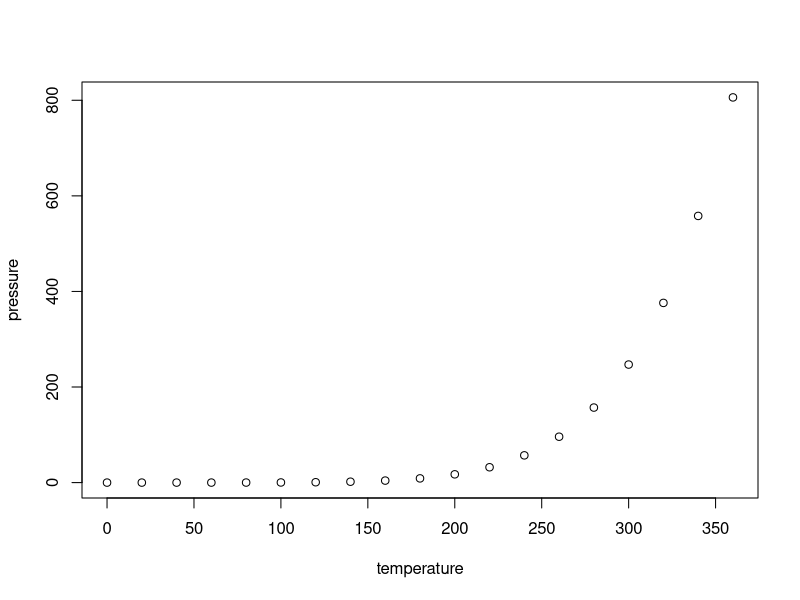
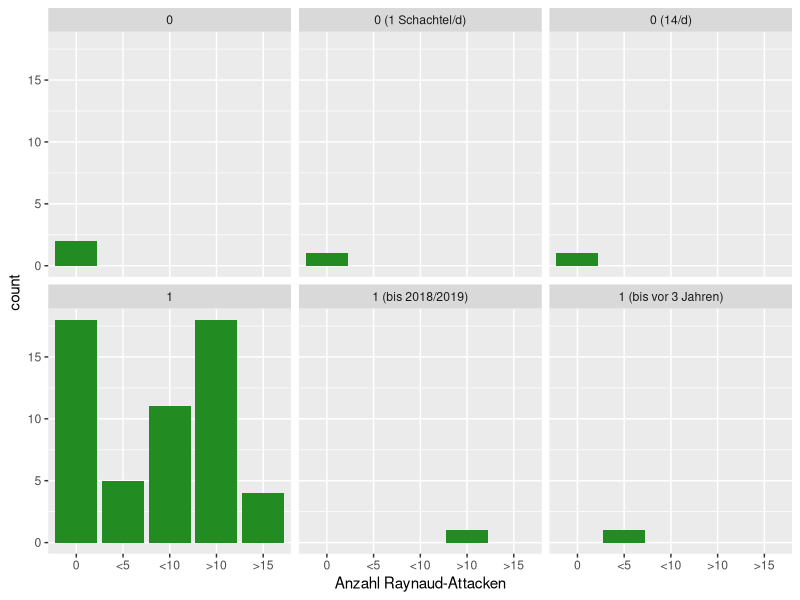
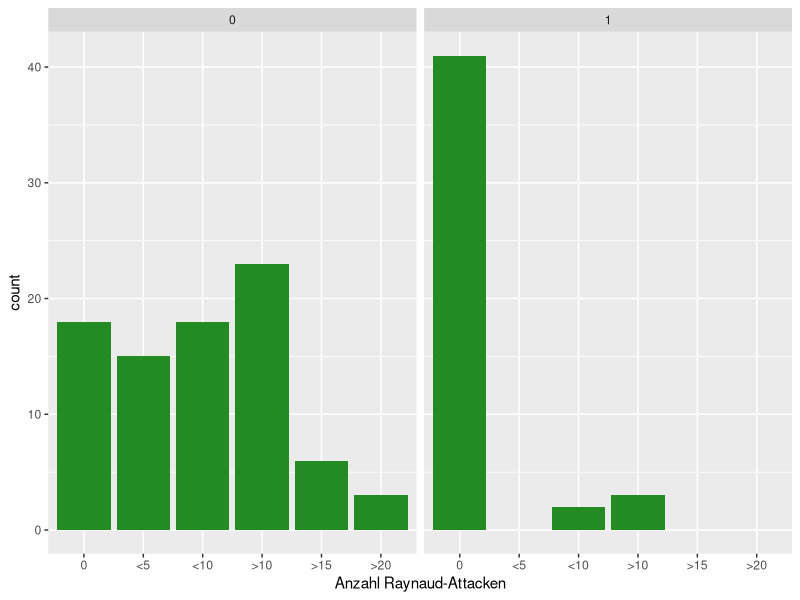
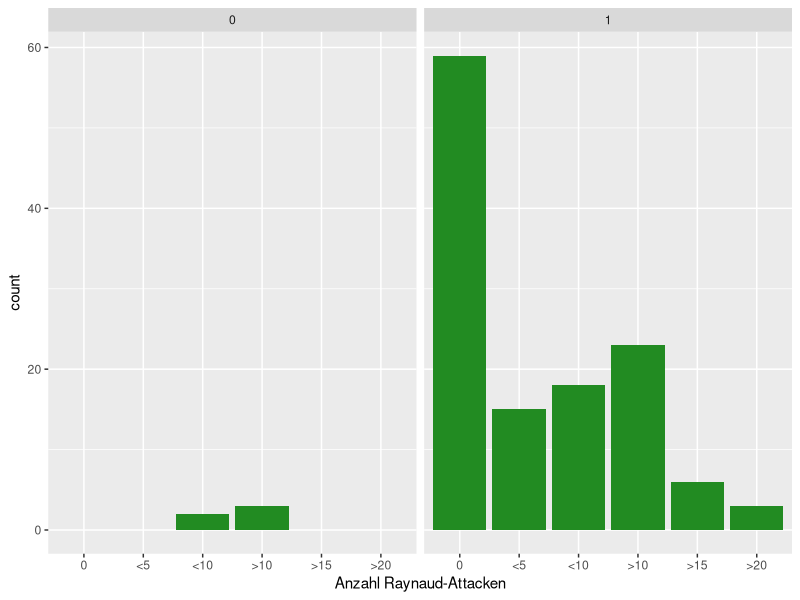
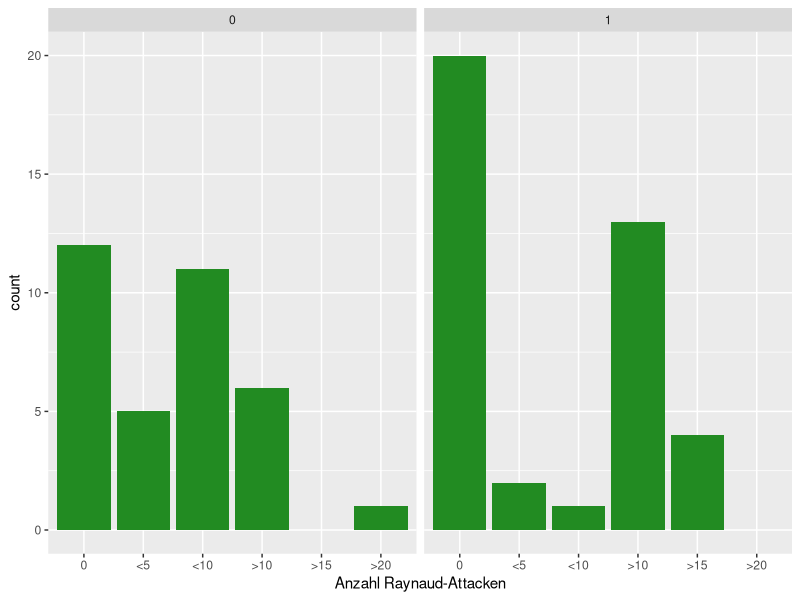
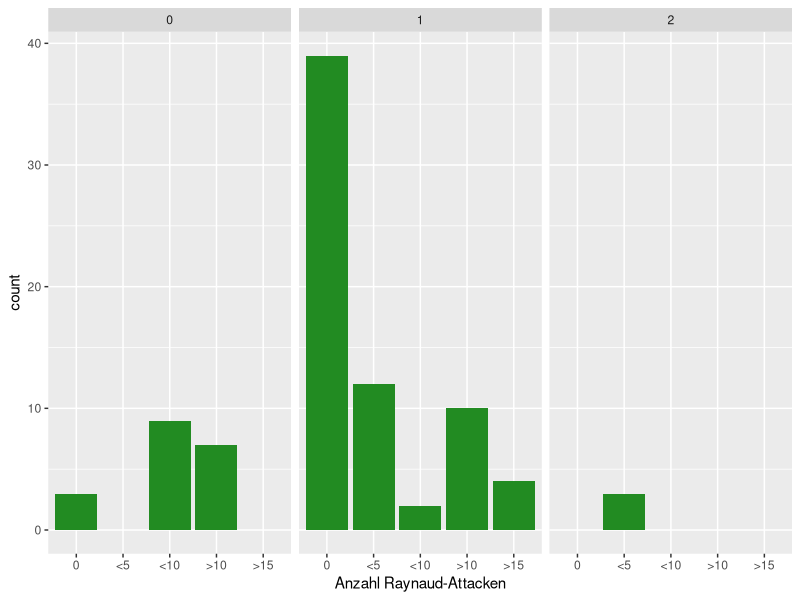
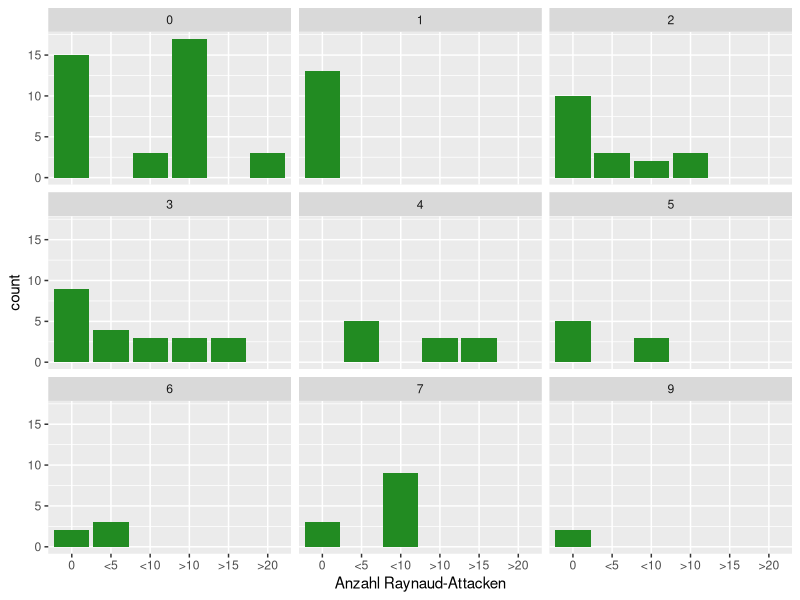
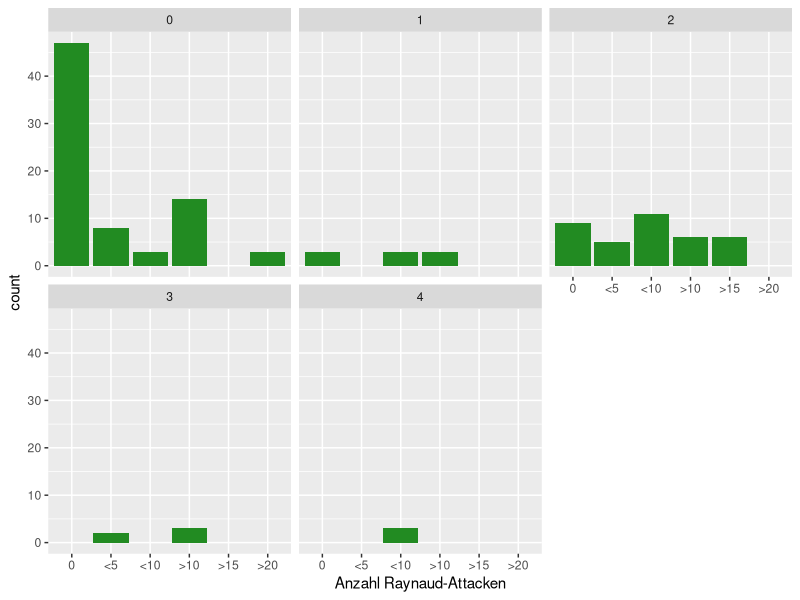

These figures' R source, in order:
## ---- chunk 1
knitr::opts_chunk$set(echo = TRUE)
## ---- chunk 2
summary(cars)
## ---- chunk 3
plot(pressure)
## ---- chunk 4
library(tidyverse)
library(ggplot2)
library(readr)
Daten <- read_csv("Daten.csv")

#### To do: Achsen benennen, Farben 0 und 1, lila (Riskofaktor) und türkis

### kein Raynaud -> keine Attacken, Raynaud -> evtl. keine Attacken

#### Rauchen (ohne NA)
Daten_Rauchen <- data.frame (Daten$Rauchen, Daten$`Anzahl Raynaud Attacken`)
Daten_Rauchen <- na.omit(Daten_Rauchen) %>%
  group_by(Daten..Anzahl.Raynaud.Attacken., Daten.Rauchen) %>%
  summarise(count=n()) %>%
  arrange(factor(Daten..Anzahl.Raynaud.Attacken., levels = c('0', '<5', '<10', '>10', '>15', '>20'), ordered = TRUE))

order_level = c('0', '<5', '<10', '>10', '>15', '>20')

ggplot(Daten_Rauchen) + aes(x= factor(Daten..Anzahl.Raynaud.Attacken., level = c('0', '<5', '<10', '>10', '>15', '>20')), y=count)+
  geom_bar(stat='identity', fill="forest green")+
  facet_wrap(~Daten.Rauchen) + xlab ("Anzahl Raynaud-Attacken")

## noch zu erledigen: Text hinter 0 und 1 entfernen oder Zeilen entfernen -> alle Raucher

#### Medikamente
Daten_Medikamente <- data.frame (Daten$Therapie, Daten$`Anzahl Raynaud Attacken`)
Daten_Medikamente <- na.omit(Daten_Medikamente) %>%
  group_by(Daten..Anzahl.Raynaud.Attacken., Daten.Therapie) %>%
  summarise(count=n()) %>%
  arrange(factor(Daten..Anzahl.Raynaud.Attacken., levels = c('0', '<5', '<10', '>10', '>15', '>20'), ordered = TRUE))

ggplot(Daten_Medikamente) + aes(x= factor(Daten..Anzahl.Raynaud.Attacken., level = c('0', '<5', '<10', '>10', '>15', '>20')), y=count)+
  geom_bar(stat='identity', fill="forest green")+
  facet_wrap(~Daten.Therapie) + xlab ("Anzahl Raynaud-Attacken")

## Unterscheidung Gruppen


#### externe Phototherapie
Daten_Phototherapie <- data.frame (Daten$`ex. Photo.`, Daten$`Anzahl Raynaud Attacken`)
Daten_Phototherapie <- na.omit(Daten_Phototherapie) %>%
  group_by(Daten..Anzahl.Raynaud.Attacken., Daten..ex..Photo..) %>%
  summarise(count=n()) %>%
  arrange(factor(Daten..Anzahl.Raynaud.Attacken., levels = c('0', '<5', '<10', '>10', '>15', '>20'), ordered = TRUE))

ggplot(Daten_Phototherapie) + aes(x= factor(Daten..Anzahl.Raynaud.Attacken., level = c('0', '<5', '<10', '>10', '>15', '>20')), y=count) +
  geom_bar(stat='identity', fill="forest green")+
  facet_wrap(~Daten..ex..Photo..) + xlab ("Anzahl Raynaud-Attacken")


#### Corona
Daten_Corona <- data.frame (Daten$`Corona Infektion`, Daten$`Anzahl Raynaud Attacken`)
Daten_Corona <- na.omit(Daten_Corona) %>%
  group_by(Daten..Anzahl.Raynaud.Attacken., Daten..Corona.Infektion.) %>%
  summarise(count=n()) %>%
  arrange(factor(Daten..Anzahl.Raynaud.Attacken., levels = c('0', '<5', '<10', '>10', '>15', '>20'), ordered = TRUE))

ggplot(Daten_Corona) + aes(x= factor(Daten..Anzahl.Raynaud.Attacken., level = c('0', '<5', '<10', '>10', '>15', '>20')), y=count)+
  geom_bar(stat='identity', fill="forest green")+
  facet_wrap(~Daten..Corona.Infektion.) + xlab ("Anzahl Raynaud-Attacken")


## Auswirkungen miteinbeziehen?


#### Psychotherapie
Daten_Psycho <- data.frame (Daten$Psychotherapie, Daten$`Anzahl Raynaud Attacken`)
Daten_Psycho <- na.omit(Daten_Psycho) %>%
  group_by(Daten..Anzahl.Raynaud.Attacken., Daten.Psychotherapie) %>%
  summarise(count=n()) %>%
  arrange(factor(Daten..Anzahl.Raynaud.Attacken., levels = c('0', '<5', '<10', '>10', '>15', '>20'), ordered = TRUE))

ggplot(Daten_Psycho) + aes(x= factor(Daten..Anzahl.Raynaud.Attacken., level = c('0', '<5', '<10', '>10', '>15', '>20')), y=count)+
  geom_bar(stat='identity', fill="forest green")+
  facet_wrap(~Daten.Psychotherapie)+ xlab ("Anzahl Raynaud-Attacken")

## 2 zu 1 hinzufügen 


#### Sport
Daten_Sport <- data.frame (Daten$`Sport/w`, Daten$`Anzahl Raynaud Attacken`)
Daten_Sport <- na.omit(Daten_Sport) %>%
  group_by(Daten..Anzahl.Raynaud.Attacken., Daten..Sport.w.) %>%
  summarise(count=n()) %>%
  arrange(factor(Daten..Anzahl.Raynaud.Attacken., levels = c('0', '<5', '<10', '>10', '>15', '>20'), ordered = TRUE))

ggplot(Daten_Sport) + aes(x= factor(Daten..Anzahl.Raynaud.Attacken., level = c('0', '<5', '<10', '>10', '>15', '>20')), y=count)+
  geom_bar(stat='identity', fill="forest green")+
  facet_wrap(~Daten..Sport.w.) + xlab ("Anzahl Raynaud-Attacken")

## Unterscheidung Sport oder kein Sport

#### Physiotherapie
Daten_Physio <- data.frame (Daten$`Physiotherapie in der Woche`, Daten$`Anzahl Raynaud Attacken`)
Daten_Physio <- na.omit(Daten_Physio) %>%
  group_by(Daten..Anzahl.Raynaud.Attacken., Daten..Physiotherapie.in.der.Woche.) %>%
  summarise(count=n()) %>%
  arrange(factor(Daten..Anzahl.Raynaud.Attacken., levels = c('0', '<5', '<10', '>10', '>15', '>20'), ordered = TRUE))

ggplot(Daten_Physio) + aes(x= factor(Daten..Anzahl.Raynaud.Attacken., level = c('0', '<5', '<10', '>10', '>15', '>20')), y=count)+
  geom_bar(stat='identity', fill="forest green")+
  facet_wrap(~Daten..Physiotherapie.in.der.Woche.) + xlab ("Anzahl Raynaud-Attacken")

# Unterscheidung Physio oder keine Physio
## ---- chunk 5
#### Rauchen (ohne NA)
Daten_Rauchen_2 <- data.frame (Daten$Rauchen, Daten$Raynaud)
Daten_Rauchen_2 <- na.omit(Daten_Rauchen_2) %>%
  group_by(Daten.Raynaud, Daten.Rauchen) %>%
  summarise(count=n()) 

ggplot(Daten_Rauchen_2) + aes(x= Daten.Raynaud, y=count)+
  geom_bar(stat='identity', fill="forest green")+
  facet_wrap(~Daten.Rauchen) + xlab ("Raynaud-Syndrom")

## noch zu erledigen: Text hinter 0 und 1 entfernen oder Zeilen entfernen

#### Medikamente
Daten_Medikamente_2 <- data.frame (Daten$Therapie, Daten$Raynaud)
Daten_Medikamente_2 <- na.omit(Daten_Medikamente_2) %>%
  group_by(Daten.Raynaud, Daten.Therapie) %>%
  summarise(count=n()) 

ggplot(Daten_Medikamente_2) + aes(x= Daten.Raynaud, y=count)+
  geom_bar(stat='identity', fill="forest green")+
  facet_wrap(~Daten.Therapie) + xlab ("Raynaud")

## Unterscheidung Gruppen


#### externe Phototherapie
Daten_Phototherapie_2 <- data.frame (Daten$`ex. Photo.`, Daten$Raynaud)
Daten_Phototherapie_2 <- na.omit(Daten_Phototherapie_2) %>%
  group_by(Daten.Raynaud, Daten..ex..Photo..) %>%
  summarise(count=n()) 

ggplot(Daten_Phototherapie_2) + aes(x= Daten.Raynaud, y=count) +
  geom_bar(stat='identity', fill="forest green")+
  facet_wrap(~Daten..ex..Photo..) + xlab ("Raynaud")


#### Corona
Daten_Corona_2 <- data.frame (Daten$`Corona Infektion`, Daten$Raynaud)
Daten_Corona_2 <- na.omit(Daten_Corona_2) %>%
  group_by(Daten.Raynaud, Daten..Corona.Infektion.) %>%
  summarise(count=n()) 

ggplot(Daten_Corona_2) + aes(x= Daten.Raynaud, y=count)+
  geom_bar(stat='identity', fill="forest green")+
  facet_wrap(~Daten..Corona.Infektion.) + xlab ("Raynaud")


## Auswirkungen?


#### Psychotherapie
Daten_Psycho_2 <- data.frame (Daten$Psychotherapie, Daten$Raynaud)
Daten_Psycho_2 <- na.omit(Daten_Psycho_2) %>%
  group_by(Daten.Raynaud, Daten.Psychotherapie) %>%
  summarise(count=n()) 

ggplot(Daten_Psycho_2) + aes(x= Daten.Raynaud, y=count)+ 
  geom_bar(stat='identity', fill="forest green")+
  facet_wrap(~Daten.Psychotherapie)+ xlab ("Raynaud")


#### Sport
Daten_Sport_2 <- data.frame (Daten$`Sport/w`, Daten$Raynaud)
Daten_Sport_2 <- na.omit(Daten_Sport_2) %>%
  group_by(Daten.Raynaud, Daten..Sport.w.) %>%
  summarise(count=n()) 

ggplot(Daten_Sport_2) + aes(x= Daten.Raynaud, y=count)+
  geom_bar(stat='identity', fill="forest green")+
  facet_wrap(~Daten..Sport.w.) + xlab ("Raynaud")


#### Physiotherapie
Daten_Physio_2 <- data.frame (Daten$`Physiotherapie in der Woche`, Daten$Raynaud)
Daten_Physio_2 <- na.omit(Daten_Physio_2) %>%
  group_by(Daten.Raynaud, Daten..Physiotherapie.in.der.Woche.) %>%
  summarise(count=n()) 

ggplot(Daten_Physio_2) + aes(x= Daten.Raynaud, y=count)+
  geom_bar(stat='identity', fill="forest green")+
  facet_wrap(~Daten..Physiotherapie.in.der.Woche.) + xlab ("Raynaud")





